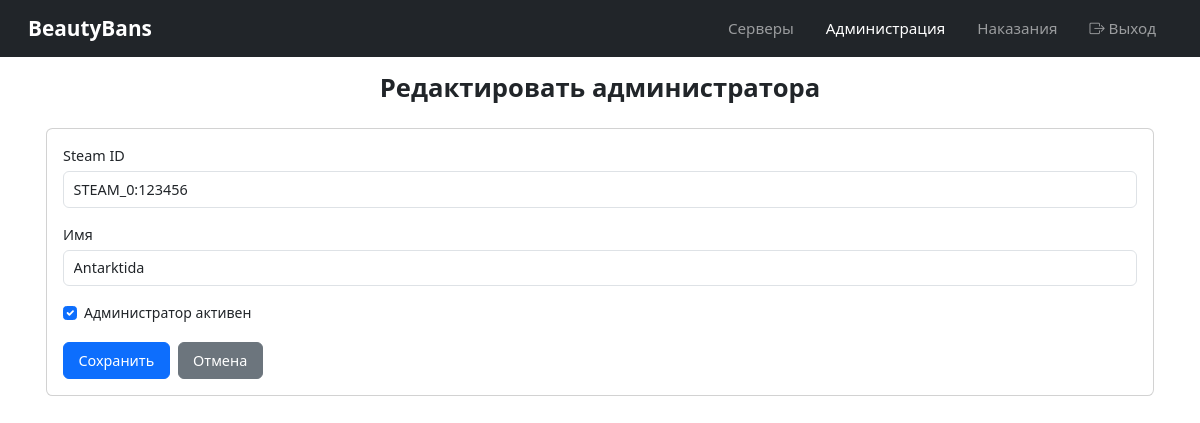
The page /admins/1/edit/ (signed in) on the database its author committed.
### admins/models.py (models this page shows, shortened)
class Admin(models.Model):
    steam_id = models.CharField(max_length=64, unique=True)
    name = models.CharField(max_length=64)
    is_active = models.BooleanField(default=True)
    created_at = models.DateTimeField(auto_now_add=True)
    class Meta:
        verbose_name = 'Admin'
        verbose_name_plural = 'Admins'

### admins/views.py (the view)
# urls.py: path('<int:pk>/edit/', views.admin_edit, name='admin_edit'),
@login_required
def admin_edit(request, pk):
    admin = get_object_or_404(Admin, pk=pk)
    if request.method == 'POST':
        form = AdminForm(request.POST, instance=admin)
        if form.is_valid():
            form.save()
            return redirect('admins:admin_panel')
    else:
        form = AdminForm(instance=admin)
    return render(request, 'admins/admin_form.html', {'form': form, 'action': 'Редактировать'})

### admins/forms.py
class AdminForm(forms.ModelForm):
    class Meta:
        model = Admin
        fields = ['steam_id', 'name', 'is_active']
        widgets = {
            'steam_id': forms.TextInput(attrs={'class': 'form-control', 'placeholder': 'STEAM_0:1:123456'}),
            'name': forms.TextInput(attrs={'class': 'form-control'}),
            'is_active': forms.CheckboxInput(attrs={'class': 'form-check-input'}),
        }

### admins/templates/admins/admin_form.html (shortened to what this page needs)
{% extends 'base.html' %}
{% block content %}
<h1>{{ action }} администратора</h1>
<div class="card mt-4">
    <div class="card-body">
        <form method="post">
            <div class="mb-3">
                <label for="{{ form.steam_id.id_for_label }}" class="form-label">Steam ID</label>
                {{ form.steam_id }}
            </div>
            <div class="mb-3">
                <label for="{{ form.name.id_for_label }}" class="form-label">Имя</label>
                {{ form.name }}
            </div>
            <div class="mb-3 form-check">
                {{ form.is_active }}
                <label class="form-check-label" for="{{ form.is_active.id_for_label }}">
                    Администратор активен
                </label>
            </div>
            <div class="d-flex gap-2">
                <button type="submit" class="btn btn-primary">Сохранить</button>
                <a href="{% url 'admins:admins_list' %}" class="btn btn-secondary">Отмена</a>
            </div>
        </form>
    </div>
</div>
{% endblock %}

### templates/base.html (style rules this page uses)
body { font-size: 14px; }
.btn { font-size: 0.9rem; padding: 0.4rem 0.9rem; }
.form-label { font-size: 0.9rem; font-weight: 500; margin-bottom: 0.3rem; }
.form-control, .form-select { font-size: 0.9rem; padding: 0.4rem 0.6rem; }
.card { border-radius: 0.4rem; max-width: 1200px; margin: 0 auto 1rem auto; }
.card-body { padding: 1rem; }
h1 { font-size: 1.6rem; font-weight: 600; text-align: center; }

### rows shown on the page
Admin: steam_id "STEAM_0:123456", name "Antarktida", is_active "☑"

### other values the page prints
{{ action }} "Редактировать"
